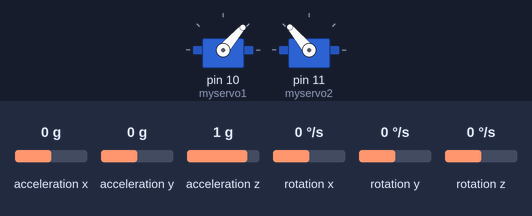
A sketch run on a simulated Arduino Uno, built with avr-gcc and run on an emulated ATmega328P. Parts: 2 × servo. Wiring (inferred from the names in the program): MPU-6050 motion sensor at I2C address 0x68. The test bench sets the inputs (shaded band); at power-on: rotation x 0 °/s, acceleration x 0 g, acceleration y 0 g, acceleration z 1 g, rotation y 0 °/s, rotation z 0 °/s. What the sketch prints to the serial monitor is not drawn.

Above: at 1.2 s.
1.3 s: rotation x set to -100 °/s
At 2.08 s:
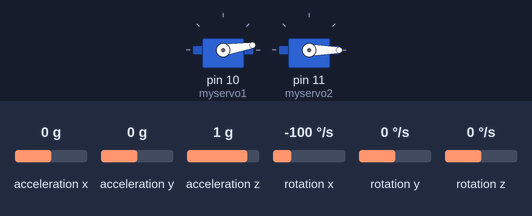
4.3 s: rotation x set to 192 °/s
At 6.98 s:
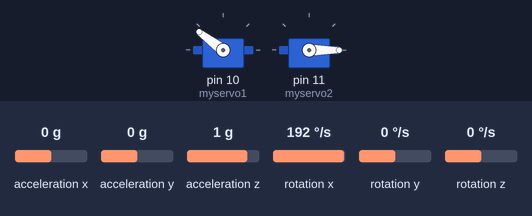
7.3 s: rotation x set to -192 °/s
At 10.1 s:
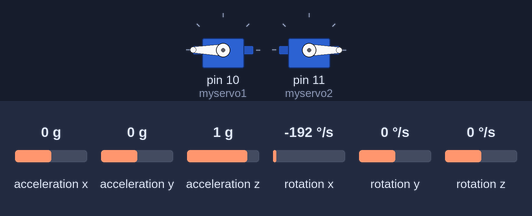
10.3 s: rotation x set to 131 °/s
13.3 s: rotation x set to 142 °/s
Timing chart, 0 to 16.6 s (numbered marks = the images above; inputs shaded):
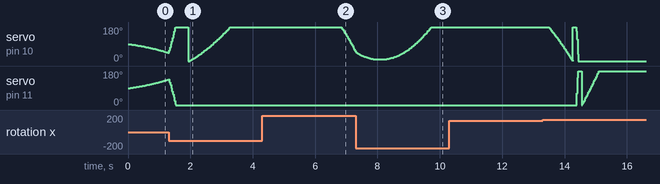

The sketch:

codeInternet.ino
```cpp
#include <Wire.h>

#include <Servo.h>

const int MPU = 0x68; // MPU6050 I2C address
float AccX, AccY, AccZ;
float GyroX, GyroY, GyroZ;
float accAngleX, accAngleY, gyroAngleX, gyroAngleY, gyroAngleZ;
float roll, pitch, yaw;
float AccErrorX, AccErrorY, GyroErrorX, GyroErrorY, GyroErrorZ;
float elapsedTime, currentTime, previousTime;
int c = 0;

Servo myservo1;  // create servo object to control a servo
Servo myservo2;  // create servo object to control a
// twelve servo objects can be created on most boards

int pos1 = 0;
int pos2 = 0;
// variable to store the servo position
float sortie=0.00;
 int mappage;
 //derivation acceleration:
 float val_actuelle;
float valeur_prec=0;
float acc;
int i=0;
int moyenne_acc;
int val_acc;
//PID
float erreur = 0;
float erreur_prec = 0; // Pour stocker l'erreur précédente
float somme_erreur = 0; // Pour stocker la somme cumulée des erreurs
// float kp = 3;
// float ki = 0.1; // Valeur arbitraire à ajuster selon les besoins
// float kd = 0.07; // Valeur arbitraire à ajuster selon les besoins
float kp = 3;
float ki = 0.1; // Valeur arbitraire à ajuster selon les besoins
float kd = 0.07; // Valeur arbitraire à ajuster selon les besoins
float value = 0;
float consigneY;

float timer;
float dt;
float prevTime;

float erreur_yaw;
float kp2 = 3;
float ki2 = 0.01; // Valeur arbitraire à ajuster selon les besoins
float kd2 = 0.01; // Valeur arbitraire à ajuster selon les besoins

float somme_erreur_yaw;
float prop2,derivee2,integrale2;
float erreur_prec_yaw;
float value_yaw;

void setup() {
  Serial.begin(115200);
  Wire.begin();                      // Initialize comunication
  Wire.beginTransmission(MPU);       // Start communication with MPU6050 // MPU=0x68
  Wire.write(0x6B);                  // Talk to the register 6B
  Wire.write(0x00);                  // Make reset - place a 0 into the 6B register
  Wire.endTransmission(true);        //end the transmission
  delay(20);
  myservo1.attach(10);  // attaches the servo on pin 9 to the servo object
  myservo2.attach(11);  // attaches the servo on pin 9 to the servo object

  Wire.beginTransmission(MPU);
  Wire.write(0x3B); // Start with register 0x3B (ACCEL_XOUT_H)
  Wire.endTransmission(false);
  Wire.requestFrom(MPU, 6, true); // Read 6 registers total, each axis value is stored in 2 registers
  //For a range of +-2g, we need to divide the raw values by 16384, according to the datasheet
  AccX = (Wire.read() << 8 | Wire.read()) / 16384.0 + 3.5; // X-axis value
  AccY = (Wire.read() << 8 | Wire.read()) / 16384.0; // Y-axis value
  AccZ = (Wire.read() << 8 | Wire.read()) / 16384.0 +1.65; // Z-axis value

  consigneY = (atan(-1 * AccX / sqrt(pow(AccY, 2) + pow(AccZ, 2))) * 180 / PI) + 1.58; // AccErrorY ~(-1.58)


}
void loop() {
  // === Read acceleromter data === //
  timer = micros();
  float dt = (timer - prevTime) / 1000000.0; // Conversion en secondes
  prevTime = timer;
  Wire.beginTransmission(MPU);
  Wire.write(0x3B); // Start with register 0x3B (ACCEL_XOUT_H)
  Wire.endTransmission(false);
  Wire.requestFrom(MPU, 6, true); // Read 6 registers total, each axis value is stored in 2 registers
  //For a range of +-2g, we need to divide the raw values by 16384, according to the datasheet
  AccX = (Wire.read() << 8 | Wire.read()) / 16384.0; // X-axis value
  AccY = (Wire.read() << 8 | Wire.read()) / 16384.0; // Y-axis value
  AccZ = (Wire.read() << 8 | Wire.read()) / 16384.0; // Z-axis value
  // Calculating Roll and Pitch from the accelerometer data
  accAngleX = (atan(AccY / sqrt(pow(AccX, 2) + pow(AccZ, 2))) * 180 / PI) - 1.1; // AccErrorX ~(0.58) See the calculate_IMU_error()custom function for more details
  accAngleY = (atan(-1 * AccX / sqrt(pow(AccY, 2) + pow(AccZ, 2))) * 180 / PI) + 1.58; // AccErrorY ~(-1.58)
  // === Read gyroscope data === //
  previousTime = currentTime;        // Previous time is stored before the actual time read
  currentTime = millis();            // Current time actual time read
  elapsedTime = (currentTime - previousTime) / 1000; // Divide by 1000 to get seconds
  Wire.beginTransmission(MPU);
  Wire.write(0x43); // Gyro data first register address 0x43
  Wire.endTransmission(false);
  Wire.requestFrom(MPU, 6, true); // Read 4 registers total, each axis value is stored in 2 registers
  GyroX = (Wire.read() << 8 | Wire.read()) / 131.0  + 3.5; // For a 250deg/s range we have to divide first the raw value by 131.0, according to the datasheet
  GyroY = (Wire.read() << 8 | Wire.read()) / 131.0;
  GyroZ = (Wire.read() << 8 | Wire.read()) / 131.0  + 1.65;
  // Correct the outputs with the calculated error values
  GyroX = GyroX ; // GyroErrorX ~(-0.56)
  GyroY = GyroY ; // GyroErrorY ~(2)
  GyroZ = GyroZ ; // GyroErrorZ ~ (-0.8)
  // Currently the raw values are in degrees per seconds, deg/s, so we need to multiply by sendonds (s) to get the angle in degrees
  gyroAngleX = gyroAngleX + GyroX * elapsedTime; // deg/s * s = deg
  gyroAngleY = gyroAngleY + GyroY * elapsedTime;
  yaw +=  GyroY * dt;
  // Complementary filter - combine acceleromter and gyro angle values
  roll = 0.96 * gyroAngleX + 0.04 * accAngleX ;
  pitch = 0.96 * gyroAngleY + 0.04 * accAngleY;

  // Print the values on the serial monitor
  Serial.println(roll);

  erreur=0-roll;
  float prop = kp * erreur;

  // Terme intégral
  somme_erreur += erreur; // Ajoute l'erreur actuelle à la somme cumulée
  float integrale = ki * somme_erreur;

  // Terme dérivé
  float derivee = kd * (erreur - erreur_prec); // Calcul de la dérivée de l'erreur

  // Somme des trois termes
  value = prop + integrale + derivee;

  // Mise à jour de l'erreur précédente
  erreur_prec = erreur;

  erreur_yaw = 0-yaw;
  float prop2 = kp2 * erreur;

  // Terme intégral
  somme_erreur_yaw += erreur_yaw; // Ajoute l'erreur actuelle à la somme cumulée
  float integrale2 = ki2 * somme_erreur_yaw;

  // Terme dérivé
  float derivee2 = kd2 * (erreur_yaw - erreur_prec_yaw); // Calcul de la dérivée de l'erreur

  // Somme des trois termes
  value_yaw = prop2 + integrale2 + derivee2;

  // Mise à jour de l'erreur précédente
  erreur_prec_yaw = erreur_yaw;

  myservo1.write(90+value+value_yaw);
  myservo2.write(90-value-value_yaw);
   Serial.println(GyroY);
  delay(10);
}
```

Measured:
- after the input at 4.3 s, servo on pin 10 (myservo1): moves from 180° to 55° over 0.44 s, starting after 2.5 s
- after the input at 7.3 s, servo on pin 11 (myservo2): stops changing and stays 0°
